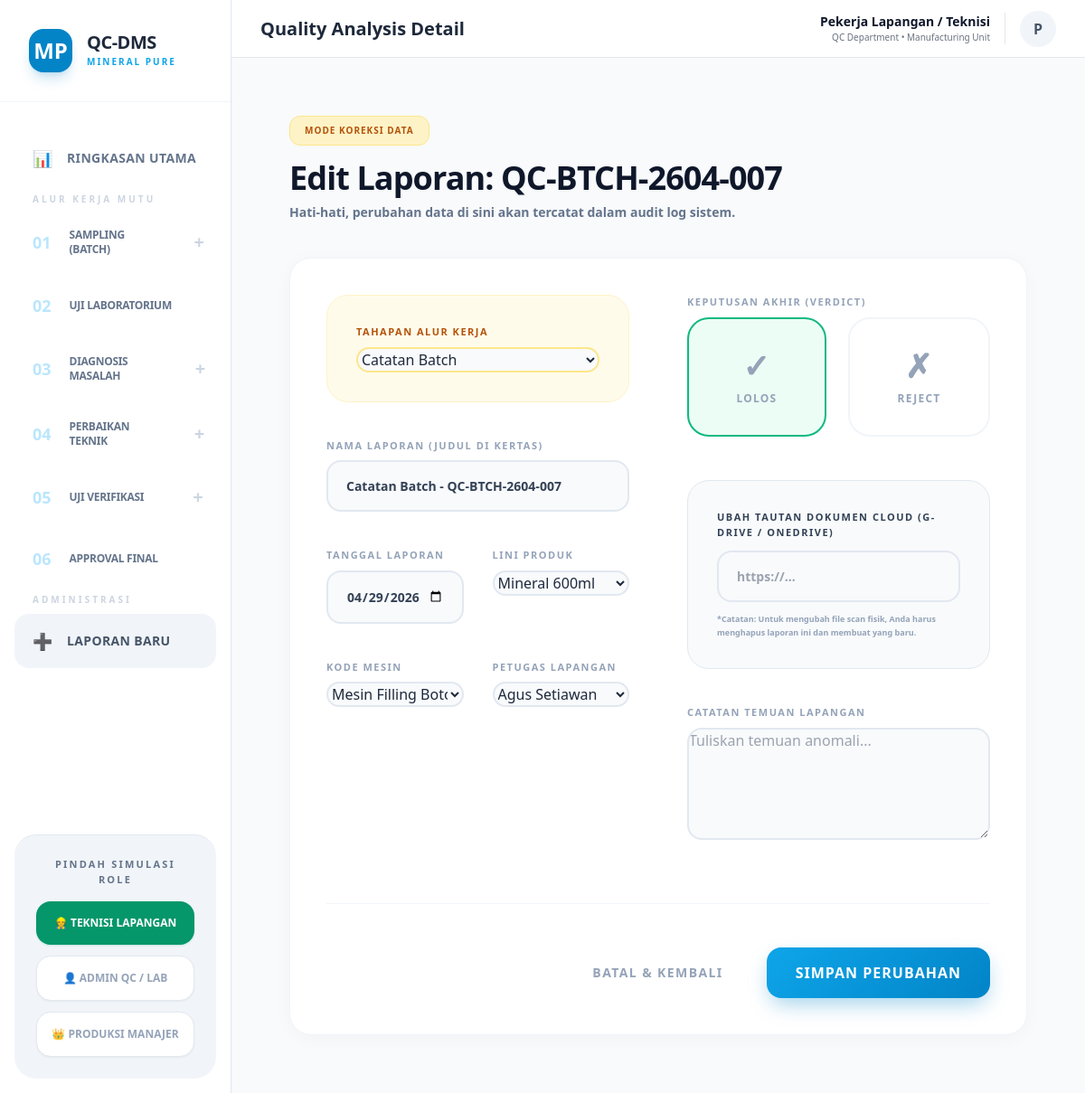
Page /edit.php?id=19 on the committed database.
### tables this page shows
CREATE TABLE documents (
        id INTEGER PRIMARY KEY AUTOINCREMENT,
        no_dokumen TEXT UNIQUE,
        nama_dokumen TEXT,
        produk TEXT,
        jenis TEXT,
        tanggal TEXT,
        inspector TEXT,
        machine_id TEXT,
        admin_entry_name TEXT,
        status TEXT,
        approval_status TEXT DEFAULT 'Waiting Approval',
        approved_by TEXT,
        link TEXT,
        deskripsi TEXT,
        folder_path TEXT,
        parent_doc_id INTEGER,
        ph TEXT,
        tds TEXT,
        kekeruhan TEXT
    , file_path TEXT, external_link TEXT);

CREATE TABLE inspectors (
        id INTEGER PRIMARY KEY AUTOINCREMENT,
        nama_inspector TEXT UNIQUE
    );

### edit.php (the view, shortened to what this page needs)
<?php
require 'db.php';
$id = $_GET['id'];
$stmt = $pdo->prepare("SELECT * FROM documents WHERE id = ?");
$stmt->execute([$id]);
$doc = $stmt->fetch(PDO::FETCH_ASSOC);
$machines = $pdo->query("SELECT nama_mesin FROM machines ORDER BY nama_mesin")->fetchAll(PDO::FETCH_ASSOC);
$inspectors = $pdo->query("SELECT nama_inspector FROM inspectors ORDER BY nama_inspector")->fetchAll(PDO::FETCH_ASSOC);
$step_mapping = ['Catatan_Batch', 'Uji_Lab', 'Diagnosis_Mesin', 'Laporan_Perbaikan', 'Uji_Ulang', 'Approval_Manager'];
?>
<!DOCTYPE html>
<html lang="id">
<head>
    <script src="https://cdn.tailwindcss.com"></script>
</head>
<body class="text-slate-800">
    <?php $current_page = 'index.php'; include 'sidebar.php'; ?>
    <div class="p-4 md:p-8 max-w-6xl mx-auto w-full">
        <div class="mb-10">
            <div class="inline-block px-4 py-2 bg-amber-100 text-amber-700 rounded-xl text-[10px] font-black uppercase tracking-widest mb-4 border border-amber-200">Mode Koreksi Data</div>
            <h1 class="text-3xl md:text-4xl font-extrabold tracking-tight text-slate-900 drop-shadow-sm">Edit Laporan: <?= htmlspecialchars($doc['no_dokumen']) ?></h1>
            <p class="text-sm font-bold text-slate-500 mt-2">Hati-hati, perubahan data di sini akan tercatat dalam audit log sistem.</p>
        </div>
        <form action="" method="POST" class="form-card">
            <div class="grid grid-cols-1 lg:grid-cols-2 gap-8 lg:gap-16">
                <div class="space-y-10">
                    <div class="bg-amber-50 p-6 md:p-8 rounded-3xl border border-amber-100">
                        <label class="text-amber-700">Tahapan Alur Kerja</label>
                        <select name="jenis" id="jenisSelect" required class="border-amber-200 focus:border-amber-500">
                            <?php foreach ($step_mapping as $val): ?>
                                <option value="<?= $val ?>" <?= ($doc['jenis'] == $val) ? 'selected' : '' ?>><?= str_replace('_', ' ', $val) ?></option>
                            <?php endforeach; ?>
                        </select>
                    </div>
                    <div>
                        <label>Nama Laporan (Judul di Kertas)</label>
                        <input type="text" name="nama_dokumen" value="<?= htmlspecialchars($doc['nama_dokumen']) ?>" required>
                    </div>
                    <div class="grid grid-cols-1 sm:grid-cols-2 gap-6 md:gap-8">
                        <div>
                            <label>Tanggal Laporan</label>
                            <input type="date" name="tanggal" value="<?= htmlspecialchars($doc['tanggal']) ?>" required>
                        </div>
                        <div>
                            <label>Lini Produk</label>
                            <select name="produk" required>
                                <option value="Mineral_600ml" <?= ($doc['produk'] == 'Mineral_600ml') ? 'selected' : '' ?>>Mineral 600ml</option>
                            </select>
                        </div>
                    </div>
                    <div class="grid grid-cols-1 sm:grid-cols-2 gap-6 md:gap-8">
                        <div>
                            <label>Kode Mesin</label>
                            <select name="machine_id" required>
                                <?php foreach ($machines as $m): ?>
                                    <option value="<?= $m['nama_mesin'] ?>" <?= ($doc['machine_id'] == $m['nama_mesin']) ? 'selected' : '' ?>><?= $m['nama_mesin'] ?></option>
                                <?php endforeach; ?>
                            </select>
                        </div>
                        <div>
                            <label>Petugas Lapangan</label>
                            <select name="inspector" required>
                                <?php foreach ($inspectors as $i): ?>
                                    <option value="<?= $i['nama_inspector'] ?>" <?= ($doc['inspector'] == $i['nama_inspector']) ? 'selected' : '' ?>><?= $i['nama_inspector'] ?></option>
                                <?php endforeach; ?>
                            </select>
                        </div>
                    </div>
                </div>
                <div class="space-y-10">
                    <div>
                        <label>Keputusan Akhir (Verdict)</label>
                        <div class="flex gap-6">
                            <label class="flex-grow cursor-pointer group">
                                <div class="p-6 md:p-8 border-2 border-slate-100 rounded-3xl text-center peer-checked:border-emerald-500 peer-checked:bg-emerald-50 transition-all group-hover:bg-slate-50">
                                    <span class="block text-4xl mb-2">✓</span>
                                    <span class="text-xs font-black uppercase text-slate-400 peer-checked:text-emerald-700 tracking-widest">LOLOS</span>
                                </div>
                            </label>
                            <label class="flex-grow cursor-pointer group">
                                <div class="p-6 md:p-8 border-2 border-slate-100 rounded-3xl text-center peer-checked:border-rose-500 peer-checked:bg-rose-50 transition-all group-hover:bg-slate-50">
                                    <span class="block text-4xl mb-2">✗</span>
                                    <span class="text-xs font-black uppercase text-slate-400 peer-checked:text-rose-700 tracking-widest">REJECT</span>
                                </div>
                            </label>
                        </div>
                    </div>
                    <div class="bg-slate-50 p-6 md:p-8 rounded-3xl border border-slate-200">
                        <label class="mb-3 text-slate-700">Ubah Tautan Dokumen Cloud (G-Drive / OneDrive)</label>
                        <input type="url" name="external_link" value="<?= htmlspecialchars($doc['external_link'] ?? '') ?>" placeholder="https://..." class="w-full">
                        <p class="text-[9px] text-slate-400 mt-3 font-bold leading-relaxed">*Catatan: Untuk mengubah file scan fisik, Anda harus menghapus laporan ini dan membuat yang baru.</p>
                    </div>
                    <div>
                        <label>Catatan Temuan Lapangan</label>
                        <textarea name="deskripsi" rows="5" placeholder="Tuliskan temuan anomali..."><?= htmlspecialchars(strip_tags(str_replace(['<br>', '<br/>', '<br />'], "\n", $doc['deskripsi'] ?? ''))) ?></textarea>
                    </div>
                </div>
            </div>
            <div class="mt-16 pt-12 border-t border-slate-100 flex flex-col sm:flex-row justify-end items-center gap-6 md:gap-12">
                <a href="view.php?id=<?= $id ?>" class="text-sm font-black text-slate-400 uppercase tracking-widest hover:text-rose-600 transition-all">Batal & Kembali</a>
                <button type="submit" class="btn-save w-full sm:w-auto bg-amber-500 hover:bg-amber-600 shadow-amber-500/30">Simpan Perubahan</button>
            </div>
        </form>
    </div>
    </main>
    </div>
    </div>
</body>
</html>

### edit.php (style rules this page uses)
body { font-family: 'Plus Jakarta Sans', sans-serif; background-color: #f8fafc; }
.form-card { background: white; border-radius: 24px; padding: 40px; box-shadow: 0 4px 20px rgba(0,0,0,0.03); border: 1px solid #f1f5f9; }
.btn-save { background: linear-gradient(135deg, #0ea5e9 0%, #0284c7 100%); color: white; padding: 16px 32px; border-radius: 16px; font-weight: 900; text-transform: uppercase; letter-spacing: 1px; transition: all 0.3s ease; box-shadow: 0 10px 25px -5px rgba(2, 132, 199, 0.4); }
label { display: block; font-size: 11px; font-weight: 900; color: #94a3b8; text-transform: uppercase; letter-spacing: 1.5px; margin-bottom: 8px; }
input[type="text"], input[type="date"], select, textarea, input[type="url"], input[type="number"] { width: 100%; background: #f8fafc; border: 2px solid #e2e8f0; border-radius: 16px; padding: 16px 20px; font-size: 14px; font-weight: 700; color: #334155; transition: all 0.3s ease; outline: none; }

### rows in the picture
documents: no_dokumen "QC-BTCH-2604-007", jenis "Catatan Batch", nama_dokumen "Catatan Batch - QC-BTCH-2604-007", tanggal "04/29/2026", inspector "Agus Setiawan"

### other values in the picture
$val[0] "01"
$val[1] "SAMPLING (BATCH)"
$val[0] "02"
$val[1] "UJI LABORATORIUM"
$val[0] "03"
$val[1] "DIAGNOSIS MASALAH"
$val[0] "04"
$val[1] "PERBAIKAN TEKNIK"
$val[0] "05"
$val[1] "UJI VERIFIKASI"
$val[0] "06"
$val[1] "APPROVAL FINAL"
$role_name "Pekerja Lapangan / Teknisi"
substr($role_name, 0, 1) "P"
form field machine_id "Mesin Filling Botol A"
